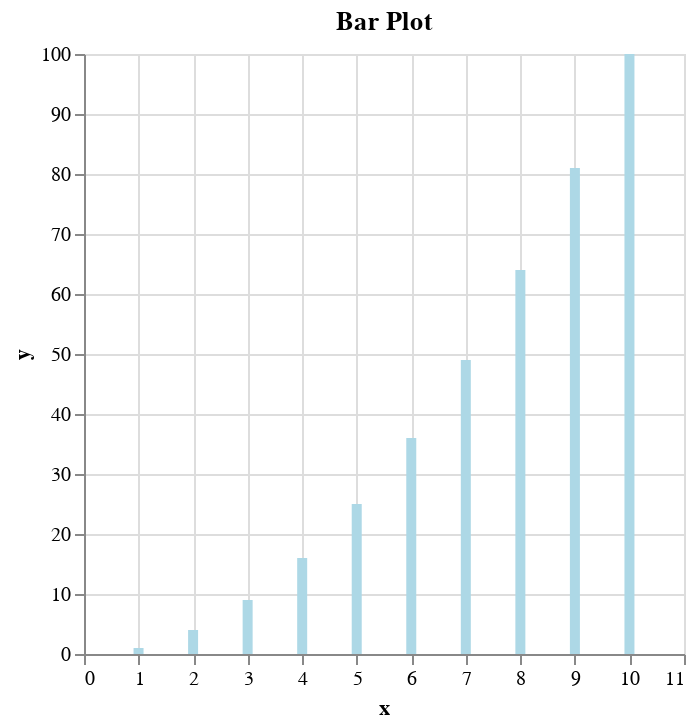

Write notebook code for a chart like this one.
### Code cell
import altair as alt
import pandas as pd

# Define the data
data = pd.DataFrame(
    {"x": [1, 2, 3, 4, 5, 6, 7, 8, 9, 10], "y": [1, 4, 9, 16, 25, 36, 49, 64, 81, 100]}
)

# Create the chart
alt.Chart(data).mark_bar(color="lightblue").encode(x="x", y="y").properties(
    title="Bar Plot"
)

### Figure 1 — Vega-Lite specification as saved in the notebook (floating-point values rounded to 4 significant figures)
{"config": {"view": {"continuousWidth": 300, "continuousHeight": 300}}, "data": {"name": "data-2d2d8eb3b938407ef7b2d6e48eb283d8"}, "mark": {"type": "bar", "color": "lightblue"}, "encoding": {"x": {"field": "x", "type": "quantitative"}, "y": {"field": "y", "type": "quantitative"}}, "title": "Bar Plot", "$schema": "https://vega.github.io/schema/vega-lite/v5.8.0.json", "datasets": {"data-2d2d8eb3b938407ef7b2d6e48eb283d8": [{"x": 1, "y": 1}, {"x": 2, "y": 4}, {"x": 3, "y": 9}, {"x": 4, "y": 16}, {"x": 5, "y": 25}, {"x": 6, "y": 36}, {"x": 7, "y": 49}, {"x": 8, "y": 64}, {"x": 9, "y": 81}, {"x": 10, "y": 100}]}}
